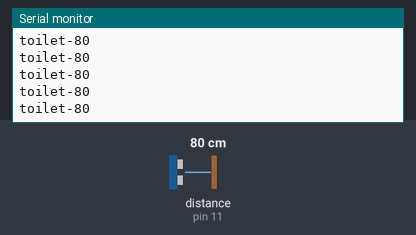
This sketch was run on a simulated Arduino Uno, built with avr-gcc and run on an emulated ATmega328P. Parts: the last lines printed to the serial monitor. The test bench sets the inputs (shaded band); at power-on: distance to the obstacle (sensor on pin 11) 80 cm.

Above: at 1.2 s.
1.3 s: distance to the obstacle (sensor on pin 11) set to 4 cm
At 1.71 s:
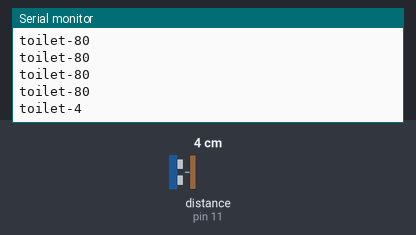
4.3 s: distance to the obstacle (sensor on pin 11) set to 2 cm
At 4.48 s:
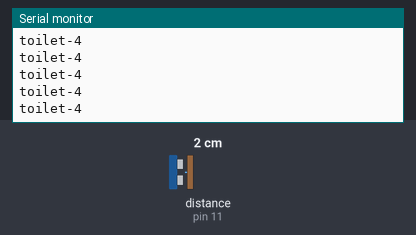
Timing chart, 0 to 7.3 s (numbered marks = the images above; inputs shaded):
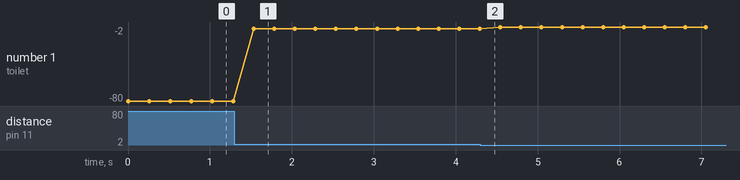

Measured:
- after the input at 1.3 s, the serial monitor: prints a new line after 0.23 s (image 1)
- plotted number 1: -80 → -4 after the input at 1.3 s, -4 → -2 after the input at 4.3 s

The sketch:

grove_ultrasonic.ino
```cpp
// With reference to: https://wiki.seeedstudio.com/Grove-Ultrasonic_Ranger/


#include "Ultrasonic.h"

Ultrasonic ultrasonic(11);
void setup()
{
  Serial.begin(9600);
}

void loop()
{
  // long RangeInCentimeters;
  // RangeInCentimeters = ultrasonic.MeasureInCentimeters(); // two measurements should keep an interval
  // Serial.print(RangeInCentimeters);//0~400cm
  // Serial.println(" cm\t");

  // long RangeInInches;
  // RangeInInches = ultrasonic.MeasureInInches();
  // Serial.print(RangeInInches);//0~157 inches
  // Serial.print(" inch\t");

  long RangeInCentimeters;
  RangeInCentimeters = ultrasonic.MeasureInCentimeters();
  Serial.print("toilet-");
  Serial.println(RangeInCentimeters);//0~400cm

  delay(250);
}
```
